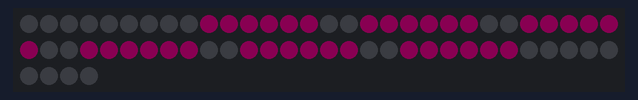
Simulated run of this sketch. Board: Arduino Uno, built with avr-gcc and run on an emulated ATmega328P. On the bench: 64 RGB LEDs in strip order, left to right, continuing on the next row. Dim RGB values are drawn brighter than linear.

Above: at 0.1 s.
At 1.1 s:
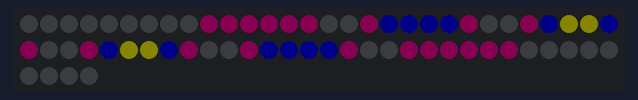
At 1.6 s:
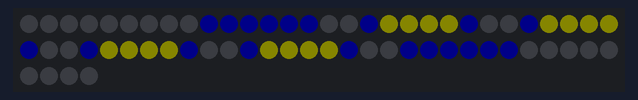
At 2.1 s:
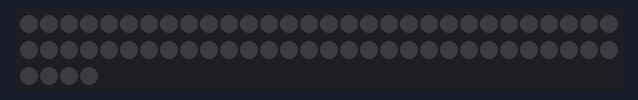

The sketch:

NeoAnimation.ino
```cpp
#include <Adafruit_NeoPixel.h>
Adafruit_NeoPixel strand(64, 0);

#include "frames.h"

int colors[4][3] {
  {0, 0, 0},
  {255, 0, 155},
  {0, 0, 255},
  {200, 200, 0}


};

int whichFrame = 0;


void setup() {

  strand.begin();
  strand.clear();
  strand.setBrightness(10);

}

void loop() {
  for (int i = 0; i < strand.numPixels(); i++) {
    int whichColor = animation [whichFrame][i];


    int red = colors [whichColor] [0];
    int green = colors [whichColor] [1];
    int blue = colors [whichColor] [2];
    strand.setPixelColor(i, red, green, blue);
  }
  strand.show();
  whichFrame = (whichFrame + 1)  % 5;
  delay(500);
}
```

Source omitted: frames.h (data table, 962 bytes)

Measured:
- by itself, everything shown: repeats every 2.5 s, in 5 steps
- what the display in image 1 shows lasts 0.5 s, from 1.0 s to 1.5 s
